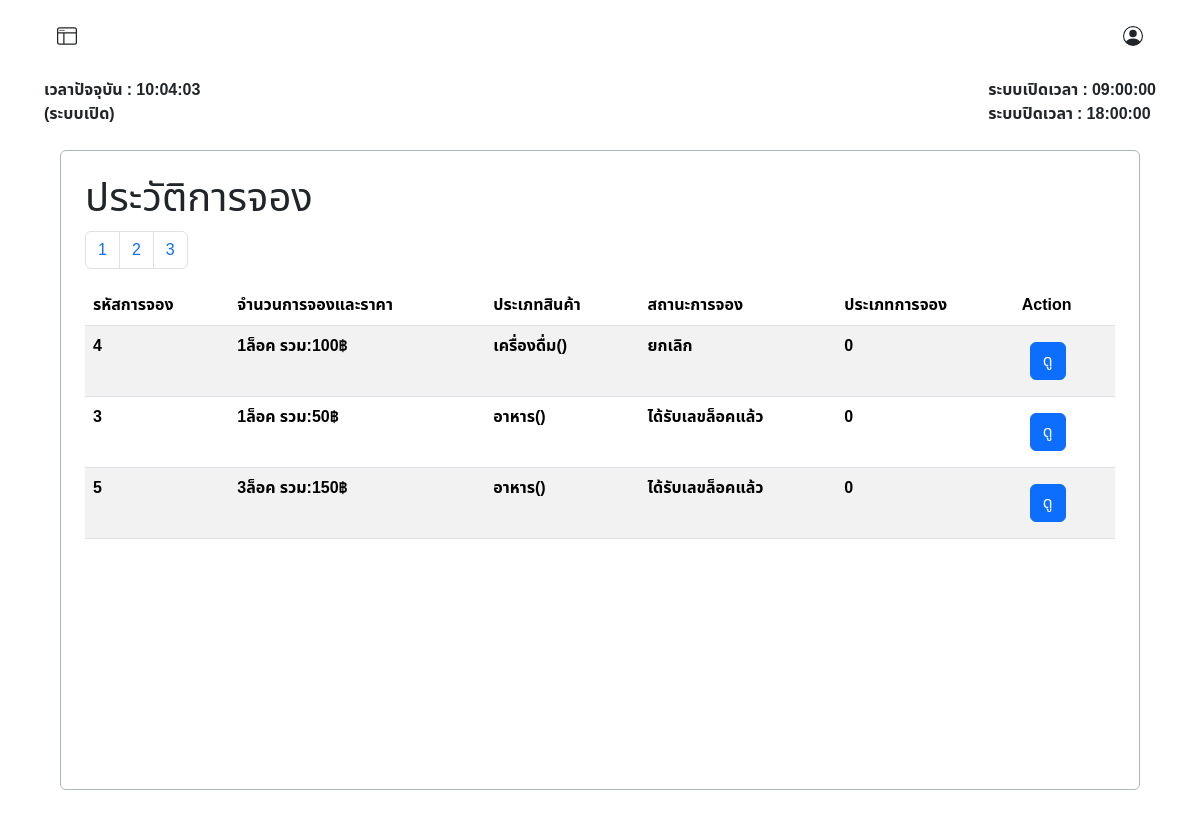
Screenshot of /user/booking_history.php (signed in) with the database file from the repository.
### tables this page shows
CREATE TABLE `operating_hours` (
  `id` int(11) NOT NULL,
  `opening_time` time NOT NULL,
  `closing_time` time NOT NULL
);

CREATE TABLE `booked` (
  `id_booked` int(10) UNSIGNED ZEROFILL NOT NULL COMMENT 'รหัสการจองแบบเรียบร้อยแล้ว',
  `booking_id` int(10) UNSIGNED DEFAULT NULL COMMENT 'รหัสการจอง',
  `member_id` int(6) UNSIGNED NOT NULL COMMENT 'รหัสลูกค้า',
  `booking_amount` varchar(45) NOT NULL,
  `total_price` varchar(45) NOT NULL,
  `product_type` int(11) NOT NULL,
  `sub_product_type` int(11) NOT NULL,
  `booking_status` int(3) UNSIGNED NOT NULL COMMENT 'สถานะการจอง',
  `booking_type` int(11) NOT NULL,
  `zone_id` int(3) UNSIGNED NOT NULL COMMENT 'รหัสประเภทโซน',
  `slip_img` varchar(45) DEFAULT NULL COMMENT 'log',
  `booking_date` timestamp NOT NULL DEFAULT current_timestamp() ON UPDATE current_timestamp() COMMENT 'วันเวลาที่จอง',
  `booked_lock_number` varchar(10) DEFAULT NULL COMMENT 'เลขล็อคที่จะได้',
  `expiration_date` datetime DEFAULT NULL
);

CREATE TABLE `category` (
  `id_category` int(11) NOT NULL,
  `cat_name` varchar(45) NOT NULL
);

CREATE TABLE `booking_status` (
  `id` int(3) UNSIGNED NOT NULL COMMENT 'รหัสสถานะการจอง',
  `status` varchar(50) NOT NULL COMMENT 'สถานะ'
);

### user/booking_history.php (the view, shortened to what this page needs)
<?php
require("../condb.php");
$user_id = $_SESSION["user_id"];
$results_per_page = 10;
$page = isset($_GET['page']) ? (int)$_GET['page'] : 1;
$start_from = ($page - 1) * $results_per_page;
?>
<!DOCTYPE html>
<html lang="th">
<head>
    <link href="https://cdn.jsdelivr.net/npm/bootstrap@5.3.3/dist/css/bootstrap.min.css" rel="stylesheet">
    <link rel="stylesheet" href="../asset/css/font.css">
</head>
<body>
    <?php
    include('./user_nav.php');
    ?>
    <div class="container my-4 p-2 border border-dark-subtle rounded overflow-auto" style="width: 90%; height: 40rem;">
        <div class="tab-content" id="myTabContent">
            <div class="tab-pane fade show active mt-2 mx-2 p-2" id="category">
                <div>
                    <h1>ประวัติการจอง</h1>
                </div>
                <div class="mt-2">
                    <?php
                    $sql_total = "SELECT COUNT(*) FROM market_booking.booked";
                    $result_total = $conn->query($sql_total);
                    $row_total = $result_total->fetch_row();
                    $total_records = $row_total[0];
                    $total_pages = ceil($total_records / $results_per_page);
                    echo "<nav>";
                    echo "<ul class='pagination'>";
                    for ($i = 1; $i <= $total_pages; $i++) {
                        echo "<li class='page-item'><a class='page-link' href='?page=" . $i . "'>" . $i . "</a></li>";
                    }
                    echo "</ul>";
                    echo "</nav>";
                    $sql = "SELECT
                                B.booking_id,
                                CONCAT(U.prefix, ' ', U.firstname, ' ', U.lastname) AS fullname,
                                B.booking_amount,
                                B.total_price,
                                C.cat_name,
                                SC.sub_cat_name,
                                BS.status,
                                B.booking_type,
                                B.slip_img,
                                B.booked_lock_number,
                                B.booking_date
                            FROM market_booking.booked AS B
                            LEFT JOIN booking_status AS BS ON B.booking_status = BS.id
                            LEFT JOIN tbl_user AS U ON B.member_id = U.user_id
                            LEFT JOIN category AS C ON B.product_type = C.id_category
                            LEFT JOIN sub_category AS SC ON B.sub_product_type = SC.idsub_category
                            WHERE member_id = $user_id
                            ";
                    $sql .= " LIMIT $start_from, $results_per_page";
                    $result = $conn->query($sql);
                    if ($result === false) {
                        echo "ข้อผิดพลาด SQL: " . $conn->error;
                    } elseif ($result->num_rows > 0) {
                        echo "<table class='table table-striped'>";
                        echo "<thead>
                            <tr>
                                <th>รหัสการจอง</th>
                                <th>จำนวนการจองและราคา</th>
                                <th>ประเภทสินค้า</th>
                                <th>สถานะการจอง</th>
                                <th>ประเภทการจอง</th>
                                <th>Action</th>
                            </tr>
                        </thead>";
                        echo "<tbody>";
                        while ($row = $result->fetch_assoc()) {
                            echo "<tr>";
                            echo "<td><strong>" . $row["booking_id"] . "</strong></td>";
                            echo "<td><strong>" . $row["booking_amount"] . "ล็อค รวม:" . $row["total_price"] . "฿</strong></td>";
                            echo "<td><strong>" . $row["cat_name"] . "(" . $row["sub_cat_name"] . ")</strong></td>";
                            echo "<td><strong>" . $row["status"] . "</strong></td>";
                            echo "<td><strong>" . $row["booking_type"] . "</strong></td>";
                            echo "<td>
                                    <button
                                        class='btn btn-primary m-2' type='button'
                                        data-bs-toggle='modal'
                                        data-bs-target='#viewBookingModal'
                                        data-id='" . $row["booking_id"] . "'>
                                        ดู
                                    </button>
                                </td>";
                            echo "</tr>";
                        }
                        echo "</tbody></table>";
                    } else {
                        echo "ไม่พบข้อมูล";
                    }
                    ?>
                </div>
            </div>
        </div>
    </div>
</body>
</html>

### user/user_nav.php (shortened to what this page needs)
<nav class="row g-2">
    <div class="col-12 d-flex justify-content-between px-5 py-3">
        <div class="col-4">
            <button class="btn" type="button" data-bs-toggle="offcanvas" data-bs-target="#offcanvasWithBothOptions" aria-controls="offcanvasWithBothOptions">
            </button>
        </div>
        <button class="btn" type="button" data-bs-toggle="modal" data-bs-target="#ProfileModal">
        </button>
    </div>
    <?php
    require("../condb.php");
    $sql_time = "SELECT opening_time, closing_time FROM operating_hours LIMIT 1";
    $result = $conn->query($sql_time);
    $row_time = $result->fetch_assoc();
    $openingTime = $row_time['opening_time'];
    $closingTime = $row_time['closing_time'];
    ?>
    <div class="col-12 d-flex justify-content-between px-5">
        <strong>
            <div id="time"></div>
            <div id="status">(ระบบปิด)</div>
        </strong>
        <strong>
            <div id="opening_time">ระบบเปิดเวลา : <?php echo $openingTime; ?></div>
            <div id="closing_time">ระบบปิดเวลา : <?php echo $closingTime; ?></div>
        </strong>
    </div>
</nav>

### rows the page displays
operating_hours: opening_time "09:00:00", closing_time "18:00:00"
booked: booking "4", booking_amount "1", total_price "100", product_type.cat_name "เครื่องดื่ม", booking_status.status "ยกเลิก", booking_type "0"
booked: booking "3", booking_amount "1", total_price "50", product_type.cat_name "อาหาร", booking_status.status "ได้รับเลขล็อคแล้ว", booking_type "0"
booked: booking "5", booking_amount "3", total_price "150", product_type.cat_name "อาหาร", booking_status.status "ได้รับเลขล็อคแล้ว", booking_type "0"
